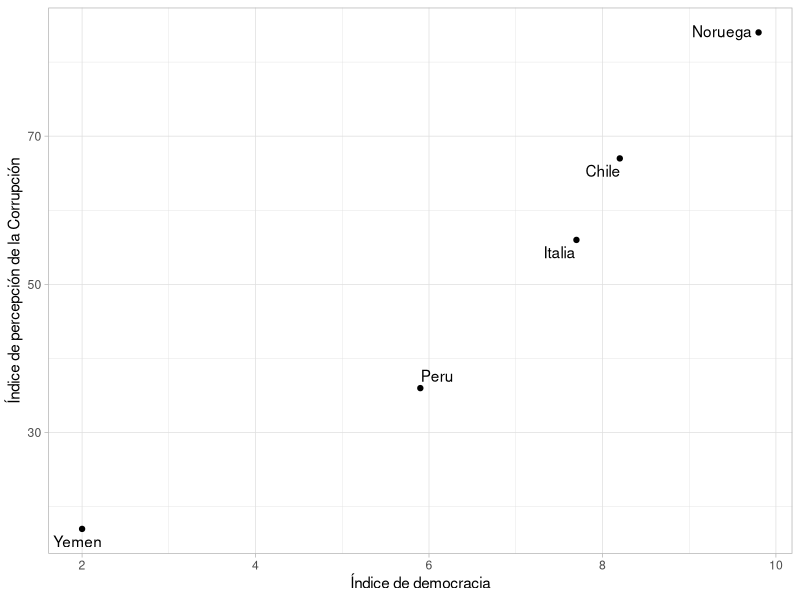

Reproduce this figure in R.
## ---- chunk 1
pais<-c("Noruega","Chile", "Italia", "Peru", "Yemen")
democracy<-c(9.8,8.2,7.7,5.9,2.0)
corruption<-c(84,67,56,36,17)
data<-data.frame(pais, democracy,corruption)
data
## ---- chunk 2
library(tidyverse)
library(ggrepel)
data |> 
  ggplot()+
  aes(x=democracy, y=corruption, label=pais)+
  geom_point() +
  geom_text_repel()+
  labs(x="Índice de democracia", 
       y="Índice de percepción de la Corrupción")+ 
  theme_light()
## ---- chunk 3
var(data$democracy)
var(data$corruption)
## ---- chunk 4
cor.test(data$democracy, data$corruption)
## ---- chunk 5
# Sólo con fines de ejemplo.
peq = function(x) x^3+2*x^2+5
x = seq(-0.99, 1, by = .01)
y = peq(x) + runif(200)
df = data.frame(x = x, y = y)
head(df,5)
## ---- chunk 6
cor.test(df$x,df$y)
## ---- chunk 7
library(tidyverse)
# df |> 
#   ggplot()+
#   aes(x=x, y=y)+
#   geom_point() 
